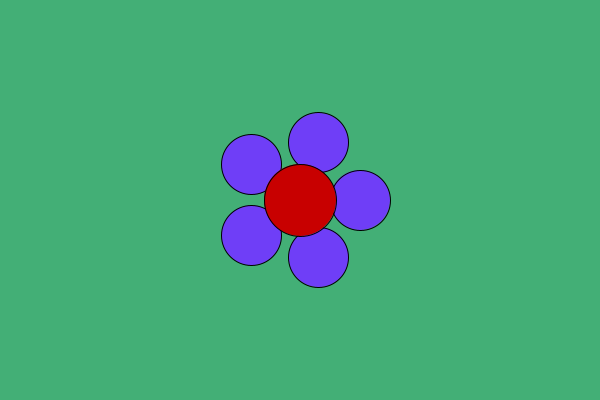
Frame 1 (no input)
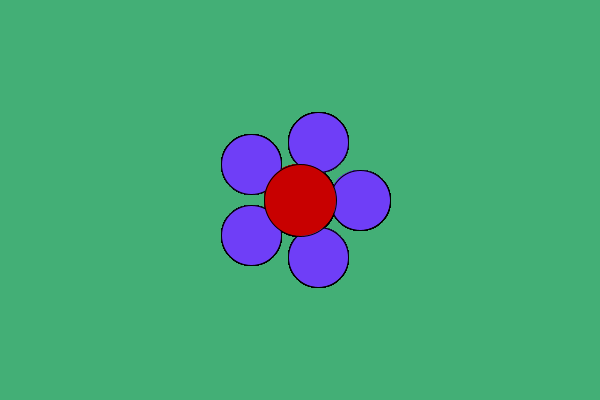
Frame 60 (the mouse pressed at the canvas centre just before this capture)
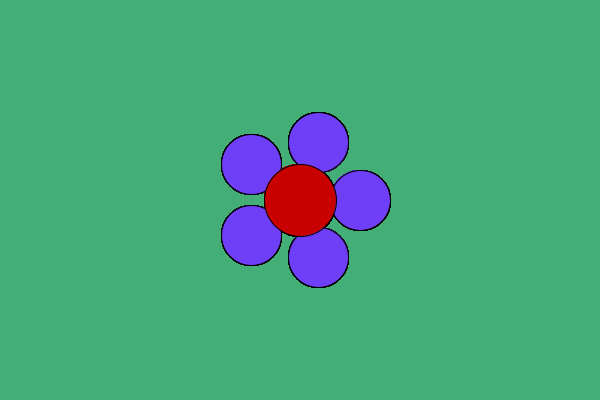
Frame 120 (the mouse held since frame 60 and released just before this capture)

The Processing sketch that drew these frames (run headless with seeded random() and noise(); from frame 60 on, the mouse is pressed at the canvas centre):

// Processing sketch: Flower
// ── Flower.pde
int r=60;
float ballX;
float ballY;

void setup() {
  size(600,400);
  background(#43AF76);
}

void draw(){

  fill(#6F3EF7);
  for (float i=0;i<PI*2;i+=2*PI/5) {
  ballX=width/2 + r*cos(i);
  ballY=height/2 + r*sin(i);
  ellipse(ballX,ballY,r,r); 
  }
  fill(200,0,0);
  ellipse(width/2,height/2,r*1.2,r*1.2);
}  
 
